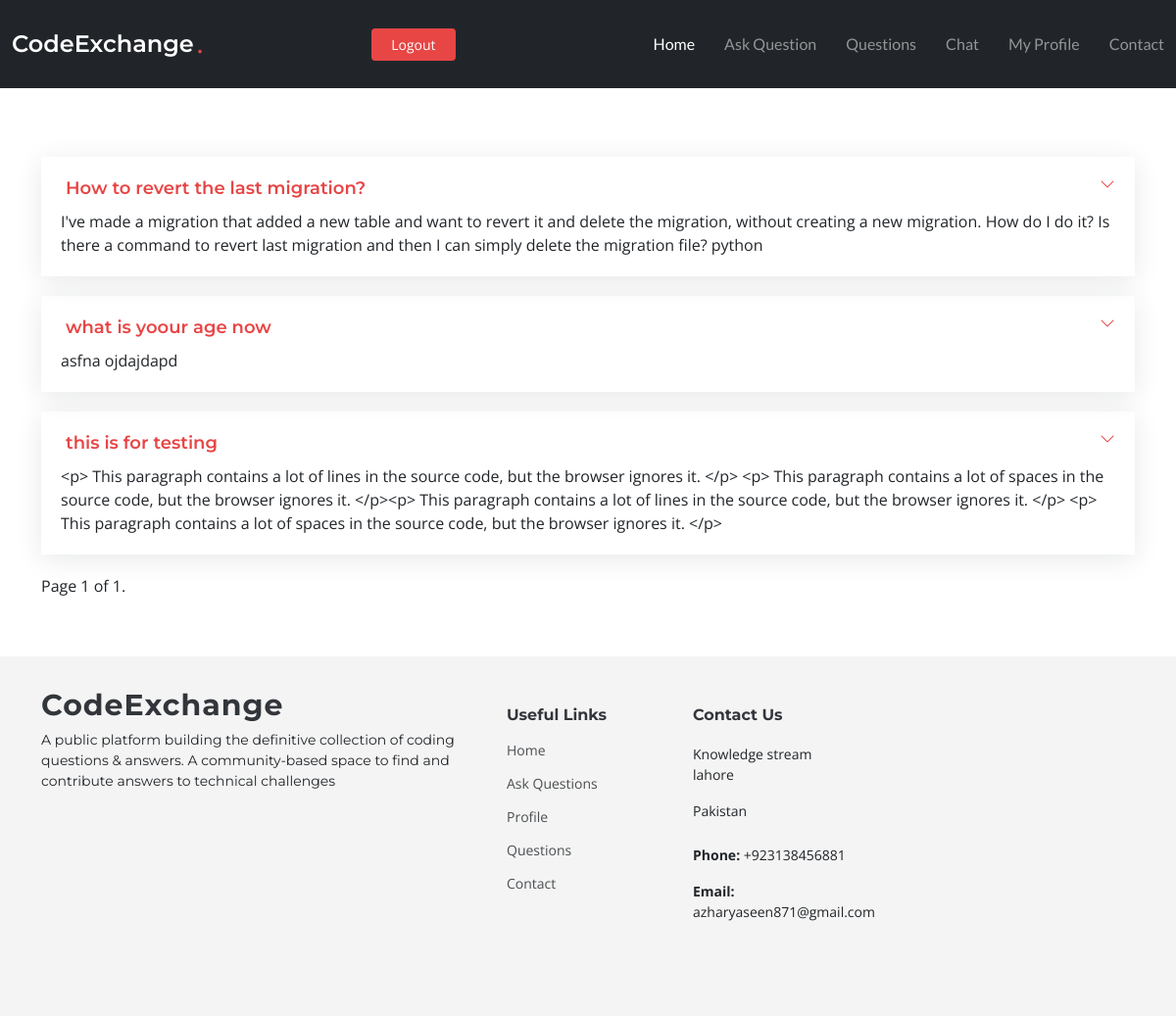
Before: /liked_posts/2 (signed in) with the older database file.
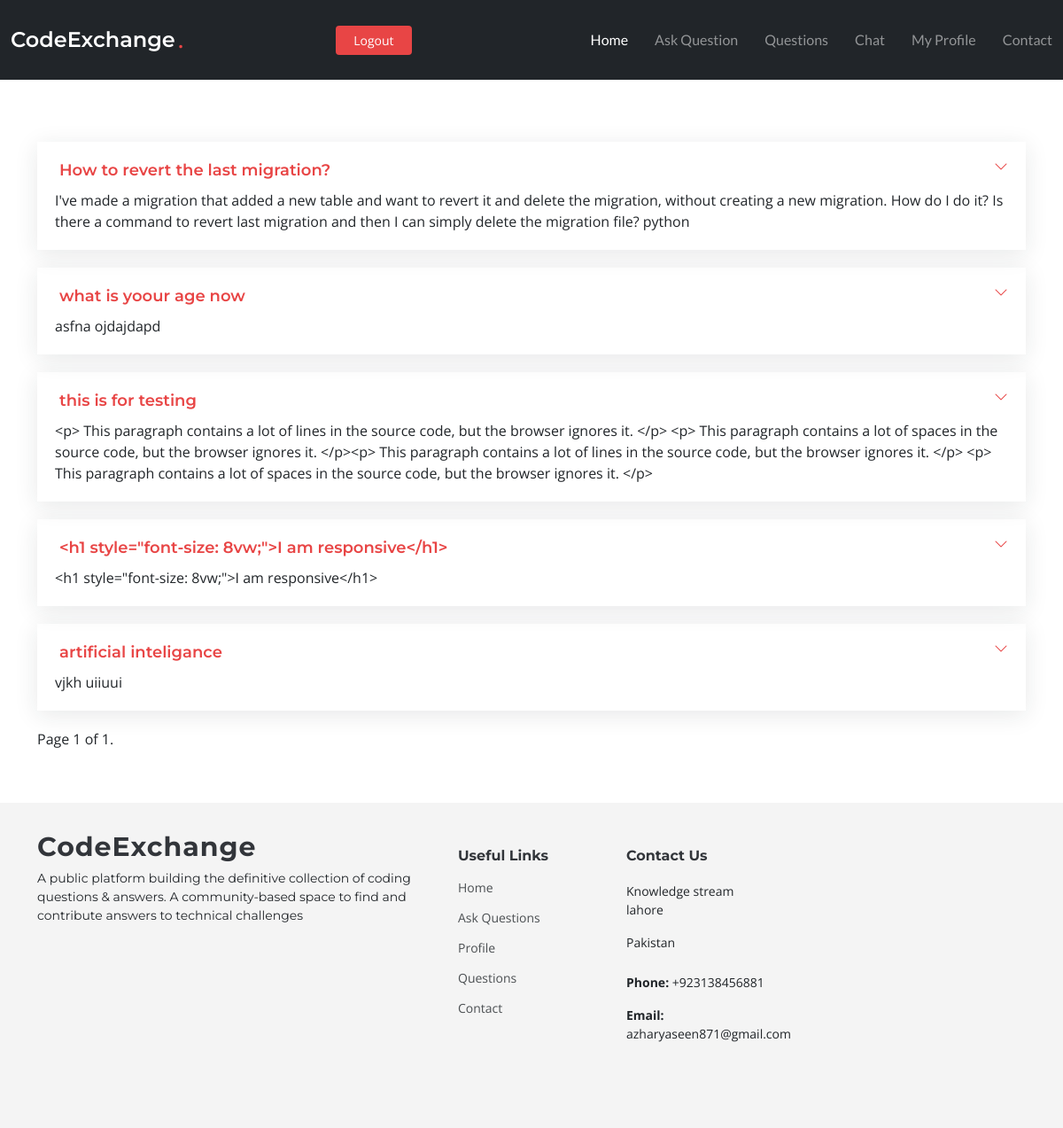
After: the same page with the newer database file.
### app/models.py (models this page shows, shortened)
class Questions(models.Model):
    user = models.ForeignKey(User, on_delete=models.CASCADE)
    title = models.CharField(max_length=1000)
    content = HTMLField()
    likes = models.ManyToManyField(User, related_name='like')
    date_created = models.DateTimeField(default=timezone.now)
    image = models.ImageField(upload_to='question_pic', blank=True, null=True)

### app/views.py (the view)
# urls.py: path("liked_posts/<int:id>", views.liked_post, name="liked_post"),
@login_required(login_url='login')
def liked_post(request,id):
    user = get_object_or_404(User, pk= id)
    posts_you_like = Questions.objects.filter(likes=user.id)
    paginator = Paginator(posts_you_like, 5)
    page_number = request.GET.get("page")
    page_obj = paginator.get_page(page_number)
    return render(request, 'app/liked_post.html',{'posts_you_like':posts_you_like,'page_obj': page_obj})

### app/templates/app/liked_post.html (shortened to what this page needs)
{% extends 'base.html' %}
{% block content %}
{% if posts_you_like %}
  <body>
    <section id="faq" class="faq">
      <div class="container" style="margin-top: 100px;">
          <div class="" data-aos="fade-up" data-aos-delay="200">
            <div class="faq-container">
              {% for question in page_obj %}
              <div class="faq-item faq-active">
                <a href="{% url 'detail' question.id %}"> <h3> <span>{{ question.title }}</span></h3></a>
                <div class="faq-content">
                  <p>{{ question.content }}</p>
                </div>
                <i class="faq-toggle bi bi-chevron-right"></i>
              </div>
              {% endfor %}
              {% include "app/includes/paginator.html" %}
            </div>
          </div>
        </div>
    </section>
    {% else %}
    <p style="margin-top: 100px;">
        no liked post yet ...
  </p>
    {% endif %}
  </body>
  {% endblock content %}

Changed rows visible on the page:
now on this page (row unchanged): Questions: title "<h1 style=\"font-size: 8vw;\">I am responsive</h1>", content "<h1 style=\"font-size: 8vw;\">I am responsive</h1>"
added Questions: title "artificial inteligance", content "vjkh uiiuui"
